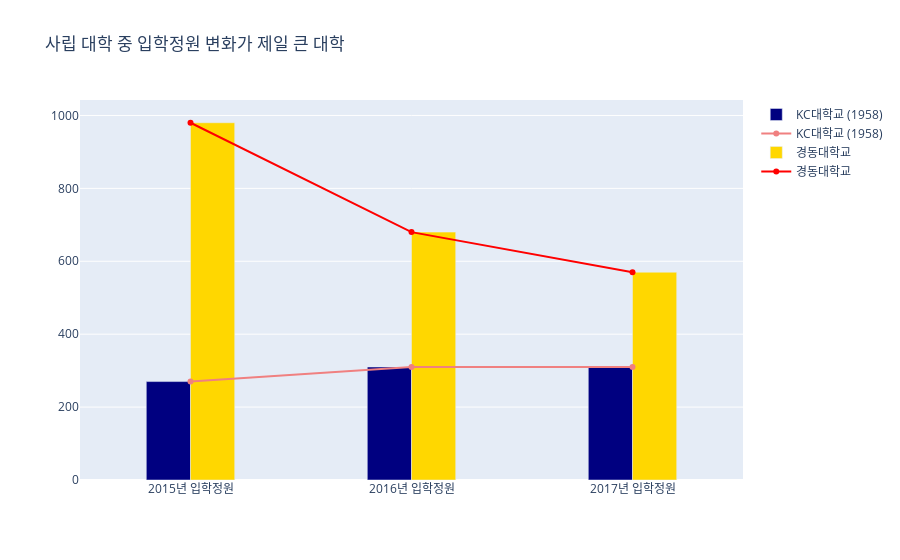

Notebook cell for this chart:
### Markdown cell above
- 국공립 대학 중 2019년까지 입학자 수 증가량이 가장 큰 학교는 '한밭대학교'이다.<br>
- 그 원인을 찾아본 결과 한밭대학교는 대전에서 유일한 4차 산업혁명 혁신선도대학으로 <br>
  AI(인공지능), loT(사물인터넷), 나노기술, 로봇 등 미래 유망 신산업분야를 이끌 전문 기술인력도 양성 중에 있다. <br>

![image.png](attachment:image.png)

<br>
<br>

- 또한 한밭대학교 내의 LINC+사업단에서는 4차 산업혁명에 대응하는 기업선도형 산학연계교육과정(기술지원, 연구개발 등) 운영과 <br>
  인력양성과 스마트 융복합 산업 플랫폼 구축을 위한 5개의 신산업특화센터(ICC)인 스마트팩토리센터,<br>
  드론융합기술센터, 빅데이터AI센터, 자율주행차센터, 3D프린팅센터를 구축하여 운영하고 있다. <br>
- 그 밖에도 한밭대학교 LINC+사업단에서는 재학생을 위한 다양한 역량강화 교육이나 동아리 지원 등 취 · 창업 지원 프로그램을 통해 재학생을 지원하고, 공동활용장비 지원, 산학협력협의체, 상품화지원프로그램, 산학공동기술개발과제 프로그램 등을 통해 대전 · 충남 지역의 중소기업을 지원하고 있으며, 이를 통한 매년 10개 이상의 특허 출원 및 기술 이전 등의 성과를 창출하여 학교 발전에 이바지 하고, 기업 성장에 기여할 수 있도록 꾸준히 노력하고 있다.

![image-2.png](attachment:image-2.png)

<br>
<br>

- 즉, 체계적이고 미래지향적인 산학협력단과 사업단의 기여로 입학정원의 수가 늘어난 것을 알 수 있다. <br>


<br>
<br>
[출처: 저작권자ⓒ대전일보사]http://www.daejonilbo.com/news/newsitem.asp?pk_no=1452963

### Code cell
df8 = pd.read_excel('2019학년도+4년제+사립+대학+모집단위별+입학정원.xlsx')

df8.rename(columns={'Unnamed: 6': '2017년 입학정원', 'Unnamed: 7': '2016년 입학정원', 'Unnamed: 8': '2015년 입학정원',
                   '분교ㆍ캠퍼스': '분교/캠퍼스'}, inplace=True)
df8 = df8.loc[:, ~df8.columns.str.contains('Unnamed')]
    
max_increase_private = [0, 0]
max_decrease_private = [0, 10000]

for i in range(df8.shape[0]):
    if '대학교' in str(df8.loc[i][0]):
        val = df8.loc[i]['2017년 입학정원'] - df8.loc[i]['2015년 입학정원']
        if max_increase_private[1] < val:
            max_increase_private[1] = val
            max_increase_private[0] = i
        elif max_decrease_private[1] > val:
            max_decrease_private[1] = val
            max_decrease_private[0] = i

x_value = [df8.columns[i] for i in range(2, 5)]
x_value.reverse()
            
fig = go.Figure()
fig.add_trace(go.Bar(
    x=x_value, 
    y=df8.iloc[max_increase_private[0]][4:1:-1], 
    name=df8.loc[max_increase_private[0]][0],
    marker_color='navy'
))
fig.add_trace(go.Scatter(
    x=x_value, 
    y=df8.iloc[max_increase_private[0]][4:1:-1], 
    name=df8.loc[max_increase_private[0]][0],
    marker_color='lightcoral'
))
fig.add_trace(go.Bar(
    x=x_value,
    y=df8.iloc[max_decrease_private[0]][4:1:-1],
    name=df8.loc[max_decrease_private[0]][0],
    marker_color='gold'
))
fig.add_trace(go.Scatter(
    x=x_value,
    y=df8.iloc[max_decrease_private[0]][4:1:-1],
    name=df8.loc[max_decrease_private[0]][0],
    marker_color='red'
))

fig.update_layout(title_text='사립 대학 중 입학정원 변화가 제일 큰 대학', barmode='group', bargap=0.6)
fig.show()

### Figure 1 — Plotly figure (JSON) as saved in the notebook; plotly's stock layout.template omitted (floating-point values rounded to 4 significant figures)
{"data": [{"marker": {"color": "navy"}, "name": "KC대학교 (1958)", "type": "bar", "x": ["2015년 입학정원", "2016년 입학정원", "2017년 입학정원"], "y": [270, 310, 310]}, {"marker": {"color": "lightcoral"}, "name": "KC대학교 (1958)", "type": "scatter", "x": ["2015년 입학정원", "2016년 입학정원", "2017년 입학정원"], "y": [270, 310, 310]}, {"marker": {"color": "gold"}, "name": "경동대학교", "type": "bar", "x": ["2015년 입학정원", "2016년 입학정원", "2017년 입학정원"], "y": [980, 680, 570]}, {"marker": {"color": "red"}, "name": "경동대학교", "type": "scatter", "x": ["2015년 입학정원", "2016년 입학정원", "2017년 입학정원"], "y": [980, 680, 570]}], "layout": {"bargap": 0.6, "barmode": "group", "title": {"text": "사립 대학 중 입학정원 변화가 제일 큰 대학"}}}
